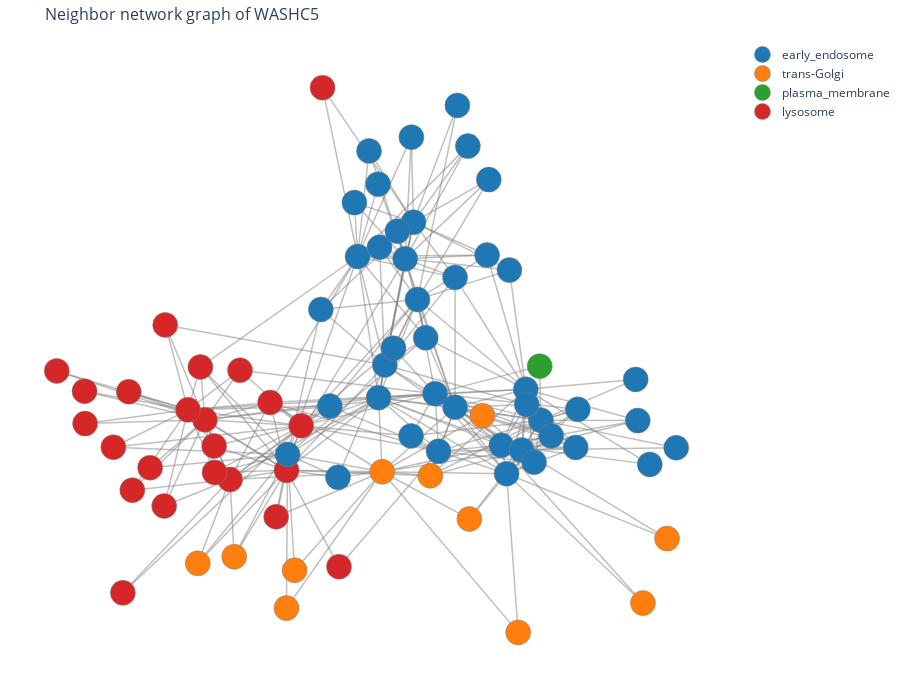

The cell this chart's notebook holds for it:
### Markdown cell above
### Render the graph as a plotly figure

### Code cell
# convert the graph to node and edge "traces" that can be plotted by plotly
node_trace, edge_trace, category_color_map = prepare_plotly_network_graph(G, annot_dict, node_color_by, category_colors)

fig = go.Figure(
    data=[edge_trace, node_trace],
    layout=go.Layout(
        title=f"Neighbor network graph of {gene}",
        titlefont_size=16,
        height=700,
        hovermode="closest",
        margin=dict(b=20, l=5, r=5, t=40),
        xaxis=dict(showgrid=False, zeroline=False, showticklabels=False),
        yaxis=dict(showgrid=False, zeroline=False, showticklabels=False),
    ),
)

if node_color_by == "compartment":  # this block of code adds the legend
    for category, color in category_color_map.items():
        fig.add_trace(
            go.Scatter(
                x=[None],
                y=[None],
                mode="markers",
                marker=dict(color=color, size=10),
                name=category,
                showlegend=True,
            )
        )

######################
# cutomize the figure#
######################
# update node style
fig.update_traces(marker=dict(size=25, line_width=1))  # line_width is the border width
# update edge style
edge_color = "grey"
edge_alpha = 0.5
fig.update_traces(line=dict(width=1.5, color=convert_color_to_rgba(edge_color, edge_alpha)))  # width is the edge width, color is the edge color
# white background
fig.update_layout(plot_bgcolor="white")
# uncomment the line below if you want to remove protein names from display
fig.data[1].update(mode="markers")

# save figure to file
# fig.write_html(f"{gene}_neighbor_graph.html")
# fig.write_image(f"{gene}_neighbor_graph.pdf")

# display the figure
fig.show()

### Figure 1 — Plotly figure (JSON) as saved in the notebook; plotly's stock layout.template omitted (floating-point values rounded to 4 significant figures; data arrays with more than 128 entries replaced by an {"elided": "..."} marker saying what was removed)
{"data": [{"hoverinfo": "none", "line": {"color": "rgba(128, 128, 128, 0.5)", "width": 1.5}, "marker": {"line": {"width": 1}, "size": 25}, "mode": "lines", "showlegend": false, "type": "scatter", "x": {"elided": "852 float values"}, "y": {"elided": "852 float values"}}, {"customdata": ["trans-Golgi", "early_endosome", "early_endosome", "early_endosome", "lysosome", "early_endosome", "lysosome", "early_endosome", "early_endosome", "early_endosome", "early_endosome", "early_endosome", "lysosome", "early_endosome", "early_endosome", "early_endosome", "early_endosome", "early_endosome", "early_endosome", "lysosome", "lysosome", "trans-Golgi", "trans-Golgi", "early_endosome", "trans-Golgi", "trans-Golgi", "lysosome", "trans-Golgi", "lysosome", "trans-Golgi", "early_endosome", "early_endosome", "early_endosome", "early_endosome", "early_endosome", "early_endosome", "early_endosome", "early_endosome", "lysosome", "lysosome", "lysosome", "early_endosome", "lysosome", "lysosome", "lysosome", "lysosome", "lysosome", "lysosome", "lysosome", "lysosome", "lysosome", "early_endosome", "plasma_membrane", "early_endosome", "early_endosome", "lysosome", "trans-Golgi", "trans-Golgi", "early_endosome", "early_endosome", "early_endosome", "early_endosome", "early_endosome", "early_endosome", "trans-Golgi", "early_endosome", "lysosome", "early_endosome", "early_endosome", "early_endosome", "early_endosome", "early_endosome", "lysosome", "lysosome", "early_endosome", "early_endosome", "trans-Golgi"], "hoverinfo": "text", "hovertemplate": "%{text}<br># of connections: %{hovertext}<br>%{customdata}", "hovertext": ["17", "20", "19", "15", "18", "17", "18", "16", "16", "17", "18", "19", "14", "17", "18", "19", "19", "14", "17", "18", "17", "3", "2", "4", "7", "2", "9", "2", "3", "2", "8", "7", "7", "7", "6", "6", "5", "5", "3", "2", "4", "7", "2", "2", "2", "6", "3", "5", "2", "4", "3", "3", "2", "4", "5", "2", "3", "3", "4", "5", "4", "3", "2", "4", "2", "2", "3", "2", "3", "3", "3", "3", "2", "2", "2", "2", "2"], "line": {"color": "rgba(128, 128, 128, 0.5)", "width": 1.5}, "marker": {"color": ["#ff7f0e", "#1f77b4", "#1f77b4", "#1f77b4", "#d62728", "#1f77b4", "#d62728", "#1f77b4", "#1f77b4", "#1f77b4", "#1f77b4", "#1f77b4", "#d62728", "#1f77b4", "#1f77b4", "#1f77b4", "#1f77b4", "#1f77b4", "#1f77b4", "#d62728", "#d62728", "#ff7f0e", "#ff7f0e", "#1f77b4", "#ff7f0e", "#ff7f0e", "#d62728", "#ff7f0e", "#d62728", "#ff7f0e", "#1f77b4", "#1f77b4", "#1f77b4", "#1f77b4", "#1f77b4", "#1f77b4", "#1f77b4", "#1f77b4", "#d62728", "#d62728", "#d62728", "#1f77b4", "#d62728", "#d62728", "#d62728", "#d62728", "#d62728", "#d62728", "#d62728", "#d62728", "#d62728", "#1f77b4", "#2ca02c", "#1f77b4", "#1f77b4", "#d62728", "#ff7f0e", "#ff7f0e", "#1f77b4", "#1f77b4", "#1f77b4", "#1f77b4", "#1f77b4", "#1f77b4", "#ff7f0e", "#1f77b4", "#d62728", "#1f77b4", "#1f77b4", "#1f77b4", "#1f77b4", "#1f77b4", "#d62728", "#d62728", "#1f77b4", "#1f77b4", "#ff7f0e"], "line": {"width": 1}, "size": 25}, "mode": "markers", "showlegend": false, "text": ["TBC1D5", "WASHC5", "WASHC4", "WASH3P", "VPS11", "NISCH", "DENND11", "ANKFY1", "WASHC2A", "PIKFYVE", "VPS26C", "COMMD10", "VPS18", "VPS35L", "VAC14", "VPS26B", "VPS26A", "EEA1", "FKBP15", "VPS16", "HGS", "SNX30", "ANKRD27", "SORL1", "SPG21", "MTMR6", "RMC1", "SNX7", "FIG4", "SNX8", "SNX27", "VPS29", "VPS35", "ENTR1", "SNX12", "WASHC3", "CCDC22", "TRIM14", "LAMTOR5", "CCZ1B", "TOM1", "STAM", "VPS33A", "GDAP2", "VPS39", "BLOC1S2", "BORCS6", "BLOC1S1", "SNX11", "TOLLIP", "BORCS5", "CHMP4B", "MYO6", "RUFY1", "ABCC5", "ARL8A", "DTNBP1", "BLOC1S5", "COMMD9", "ZFYVE21", "COMMD2", "COMMD1", "COMMD4", "SLC12A9", "DNAJC13", "SNX3", "AP3B1", "COMMD3-BMI1", "CCDC93", "COMMD7", "WASHC2C", "DENND10", "KLHL9", "LGMN", "ATP6V1C1", "ATP6V1G1", "CLCN3"], "textposition": "top center", "type": "scatter", "x": [0.0179, 0.007544, 0.2258, 0.02554, -0.4876, 0.1688, -0.2549, 0.1185, 0.3578, -0.2519, 0.08348, -0.05222, -0.4161, 0.1072, 0.4704, 0.4158, 0.4273, 0.1786, 0.3728, -0.5359, -0.2132, 0.2665, 0.3039, -0.1082, 0.1553, -0.2319, -0.3017, -0.2551, -0.2845, 0.4057, 0.451, 0.4999, 0.4302, 0.142, 0.5698, 0.2258, 0.01025, -0.157, -0.6009, -0.7049, -0.4614, -0.1314, -0.8294, -0.6439, -0.831, -0.4602, -0.6946, -0.5006, -0.9101, -0.3876, -0.6038, 0.05018, 0.4671, 0.1003, 0.5758, -0.1053, -0.508, -0.4042, 0.06139, 0.317, 0.3807, 0.322, 0.2323, 0.7468, 0.7614, 0.781, -0.7487, 0.006262, -0.06131, 0.2623, 0.1011, -0.01961, -0.1522, -0.7217, 0.7408, 0.8564, 0.8303], "y": [-0.2495, -0.008481, -0.0397, 0.09798, -0.08035, 0.004599, -0.2448, 0.3109, -0.1635, -0.1935, 0.443, 0.4507, -0.2747, 0.5623, -0.0816, -0.1791, 0.01889, -0.183, -0.2559, -0.04796, -0.09955, -0.4029, -0.06716, -0.2675, -0.2626, -0.57, -0.02413, -0.693, -0.3959, -0.772, -0.2182, -0.133, -0.03068, 0.1861, -0.1704, 0.3828, 0.4807, 0.2782, 0.2281, 0.01084, -0.1655, -0.03592, -0.09272, -0.2362, 0.01267, -0.2516, -0.3093, 0.09134, 0.0785, 0.08068, -0.361, 0.1525, 0.09407, -0.1329, -0.04656, -0.5583, -0.5473, -0.5258, 0.5332, 0.4554, 0.4064, 0.7008, 0.9421, -0.08304, -0.6765, -0.2255, -0.1697, 0.686, 0.626, 0.8098, 0.839, 0.7941, 1, -0.6432, 0.05095, -0.1714, -0.467]}, {"line": {"color": "rgba(128, 128, 128, 0.5)", "width": 1.5}, "marker": {"color": "#1f77b4", "line": {"width": 1}, "size": 25}, "mode": "markers", "name": "early_endosome", "showlegend": true, "type": "scatter", "x": [null], "y": [null]}, {"line": {"color": "rgba(128, 128, 128, 0.5)", "width": 1.5}, "marker": {"color": "#ff7f0e", "line": {"width": 1}, "size": 25}, "mode": "markers", "name": "trans-Golgi", "showlegend": true, "type": "scatter", "x": [null], "y": [null]}, {"line": {"color": "rgba(128, 128, 128, 0.5)", "width": 1.5}, "marker": {"color": "#2ca02c", "line": {"width": 1}, "size": 25}, "mode": "markers", "name": "plasma_membrane", "showlegend": true, "type": "scatter", "x": [null], "y": [null]}, {"line": {"color": "rgba(128, 128, 128, 0.5)", "width": 1.5}, "marker": {"color": "#d62728", "line": {"width": 1}, "size": 25}, "mode": "markers", "name": "lysosome", "showlegend": true, "type": "scatter", "x": [null], "y": [null]}], "layout": {"height": 700, "hovermode": "closest", "margin": {"b": 20, "l": 5, "r": 5, "t": 40}, "plot_bgcolor": "white", "title": {"font": {"size": 16}, "text": "Neighbor network graph of WASHC5"}, "xaxis": {"showgrid": false, "showticklabels": false, "zeroline": false}, "yaxis": {"showgrid": false, "showticklabels": false, "zeroline": false}}}
